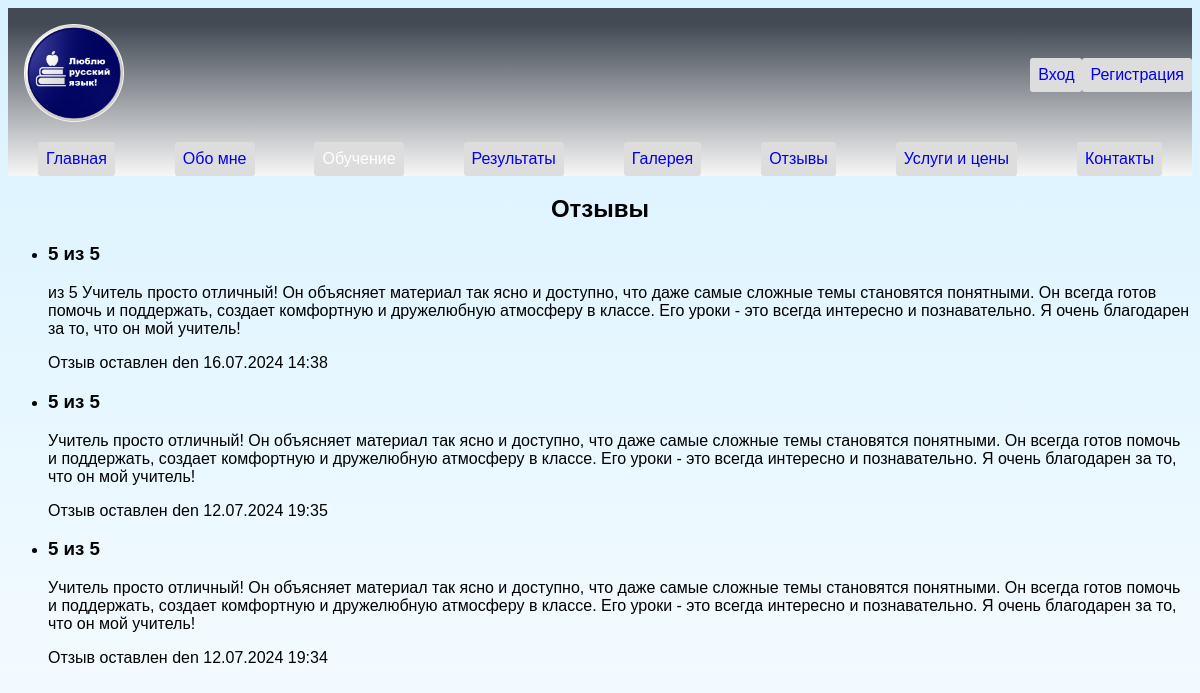
/review/, run on the app's committed database.
### site_anna/models.py (models this page shows, shortened)
class Review(models.Model):
    text = models.TextField(verbose_name="Текст отзыва")
    rating = models.IntegerField(
        verbose_name="Оценка",
        choices=[
            (1, "1"),
            (2, "2"),
            (3, "3"),
            (4, "4"),
            (5, "5"),
        ],
    )
    created_at = models.DateTimeField(auto_now_add=True, verbose_name="Дата создания")
    updated_at = models.DateTimeField(auto_now=True, verbose_name="Дата обновления")
    user = models.ForeignKey(
        "User", on_delete=models.CASCADE, verbose_name="Ползователь", unique=False
    )
    class Meta:
        verbose_name = "Отзыв"
        verbose_name_plural = "Отзывы"
        ordering = ["-created_at"]

class User(AbstractUser):
    email_validator = EmailValidator()
    phone_number = models.CharField(max_length=12, blank=True)
    email = models.EmailField(
        _("email address"),
        unique=False,
        blank=False,
        null=False,
        validators=[email_validator],
    )
    on_the_list = models.BooleanField(default=False)

### site_anna/views.py (the view)
# urls.py: path("review/", review, name="review"),
def review(request):
    if request.method == "POST":
        form = ReviewForm(request.POST)
        if form.is_valid():
            review = form.save(commit=False)
            review.user = request.user
            review.save()
            return redirect("review")  # or whatever URL you want to redirect to
    else:
        form = ReviewForm()
        reviews = Review.objects.all()
        context = {"reviews": reviews, "form": form, "flag": flag_user(request)}
    return render(request, "review.html", context)

### site_anna/views.py (called while the page is built)
def flag_user(request):
    if request.user.is_authenticated:
        try:
            user = User.objects.get(pk=request.user.id)
            flag = 1 if user.on_the_list else 0
        except Exception as e:
            print(e)
    else:
        flag = 0
    return flag

### site_anna/templates/review.html (shortened to what this page needs)
{% extends 'main.html' %}
{% block content %}
  <h2>Отзывы</h2>
  {% if reviews %}
    <ul>
      {% for review in reviews %}
        <li>
          <h3>{{ review.rating }} из 5</h3>
          <p>{{ review.text }}</p>
          <p>Отзыв оставлен {{ review.user.username }} {{ review.created_at|date:'d.m.Y H:i' }}</p>
        </li>
      {% endfor %}
    </ul>
  {% else %}
    <h2>Нет отзывов</h2>
  {% endif %}
{% endblock %}

### site_anna/templates/main.html (style rules this page uses)
.content h2 { text-align: center; }
body { font-family: Arial, sans-serif; background: linear-gradient(to bottom, rgba(190, 233, 255, 0.6), rgba(255, 255, 255, 0.6)); }

### data on the page
Review: rating "5", text "из 5 Учитель просто отличный! Он объясняет материал так ясно и доступно, что даже самые сложные темы становятся понятными. Он всегда готов помочь и поддержать, создает комфортную и дружелюбную атмосферу в классе. Его уроки - это всегда интересно и познавательно. Я очень благодарен за то, что он мой учитель!", user.username "den", created_at "16.07.2024 14:38"
Review: rating "5", text "Учитель просто отличный! Он объясняет материал так ясно и доступно, что даже самые сложные темы становятся понятными. Он всегда готов помочь и поддержать, создает комфортную и дружелюбную атмосферу в классе. Его уроки - это всегда интересно и познавательно. Я очень благодарен за то, что он мой учитель!", user.username "den", created_at "12.07.2024 19:35"
Review: rating "5", text "Учитель просто отличный! Он объясняет материал так ясно и доступно, что даже самые сложные темы становятся понятными. Он всегда готов помочь и поддержать, создает комфортную и дружелюбную атмосферу в классе. Его уроки - это всегда интересно и познавательно. Я очень благодарен за то, что он мой учитель!", user.username "den", created_at "12.07.2024 19:34"
